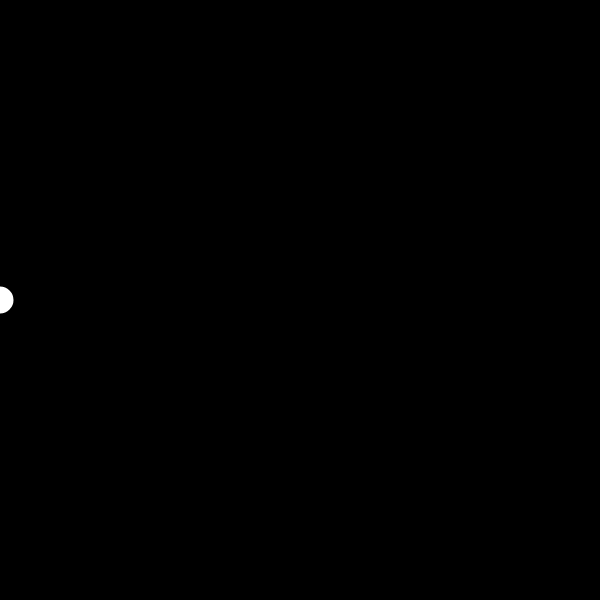
Frame 1 (no input)
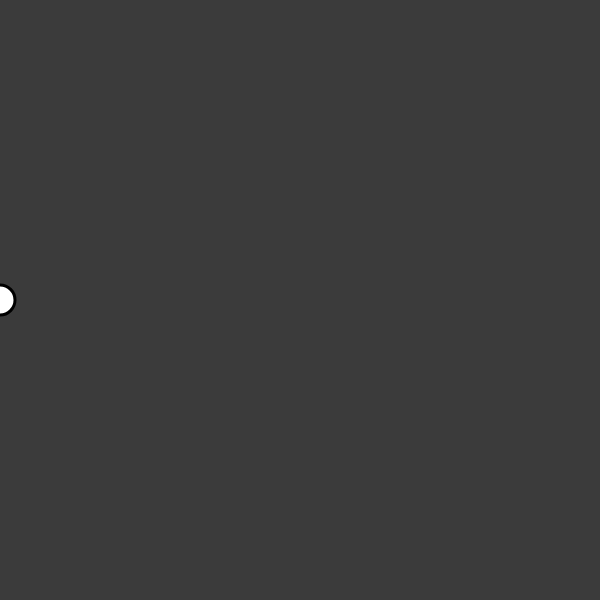
Frame 60 (no input)
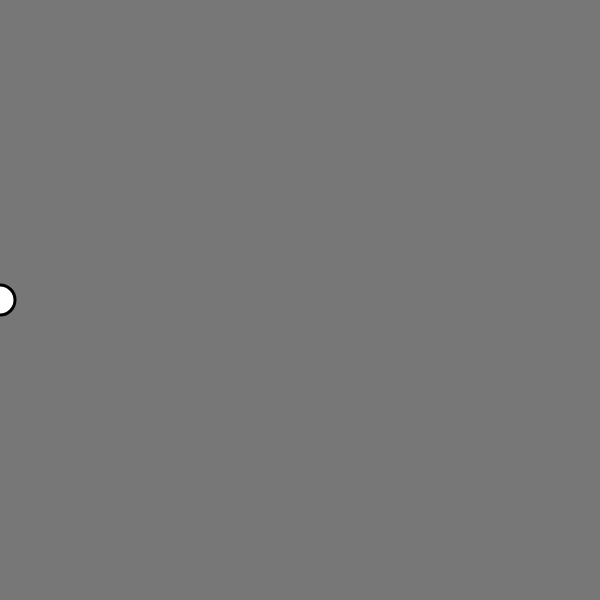
Frame 120 (the mouse pressed at the canvas centre since frame 60)

The p5.js sketch that drew these frames (run headless with seeded random() and noise() and a simulated clock; from frame 60 on, the mouse is pressed at the canvas centre):

// p5.js sketch
// ── sketch.js
const width = 600;
const height = 600;

function setup() {
  // put setup code here
  createCanvas(600, 600);
  document.addEventListener('scroll', function(e) {
    scrollPos =  window.scrollY;
  })
}

let acc = 0;

let scrollPos = 0;

function draw() {
  let value = acc % (255 * 2);
  if (value > 255) {
    let delta = value - 255;
    value = 255 - delta;
  }
  // put drawing code here
  background(value);
  acc++;

  let x = map(scrollPos, 0, document.body.scrollHeight - window.innerHeight, 0, width);
  let y = height / 2;
  strokeWeight(3);
  stroke(0);
  fill(255);
  circle(x, y, 30);
}
